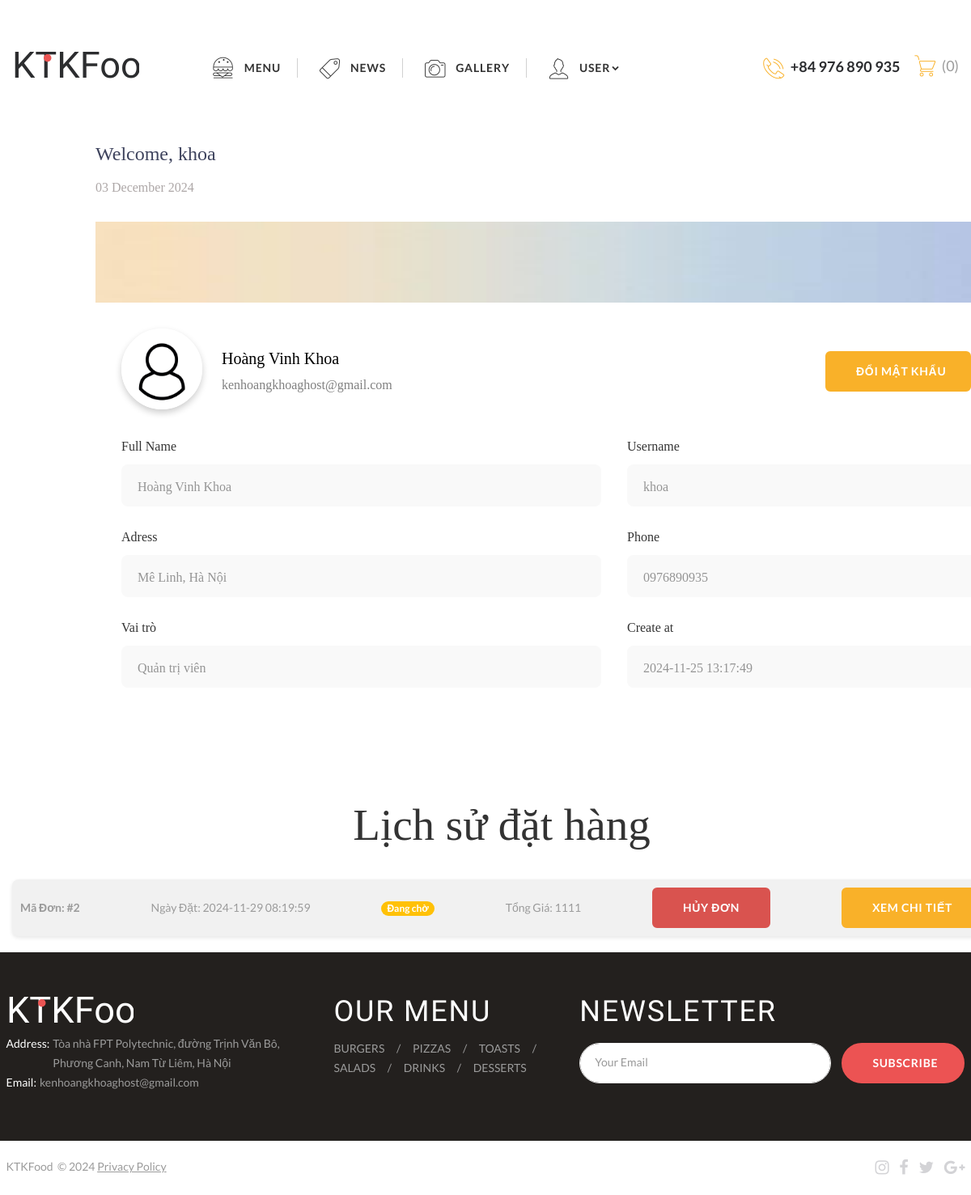
The page /?act=userprofile (signed in) on the database as committed earlier.
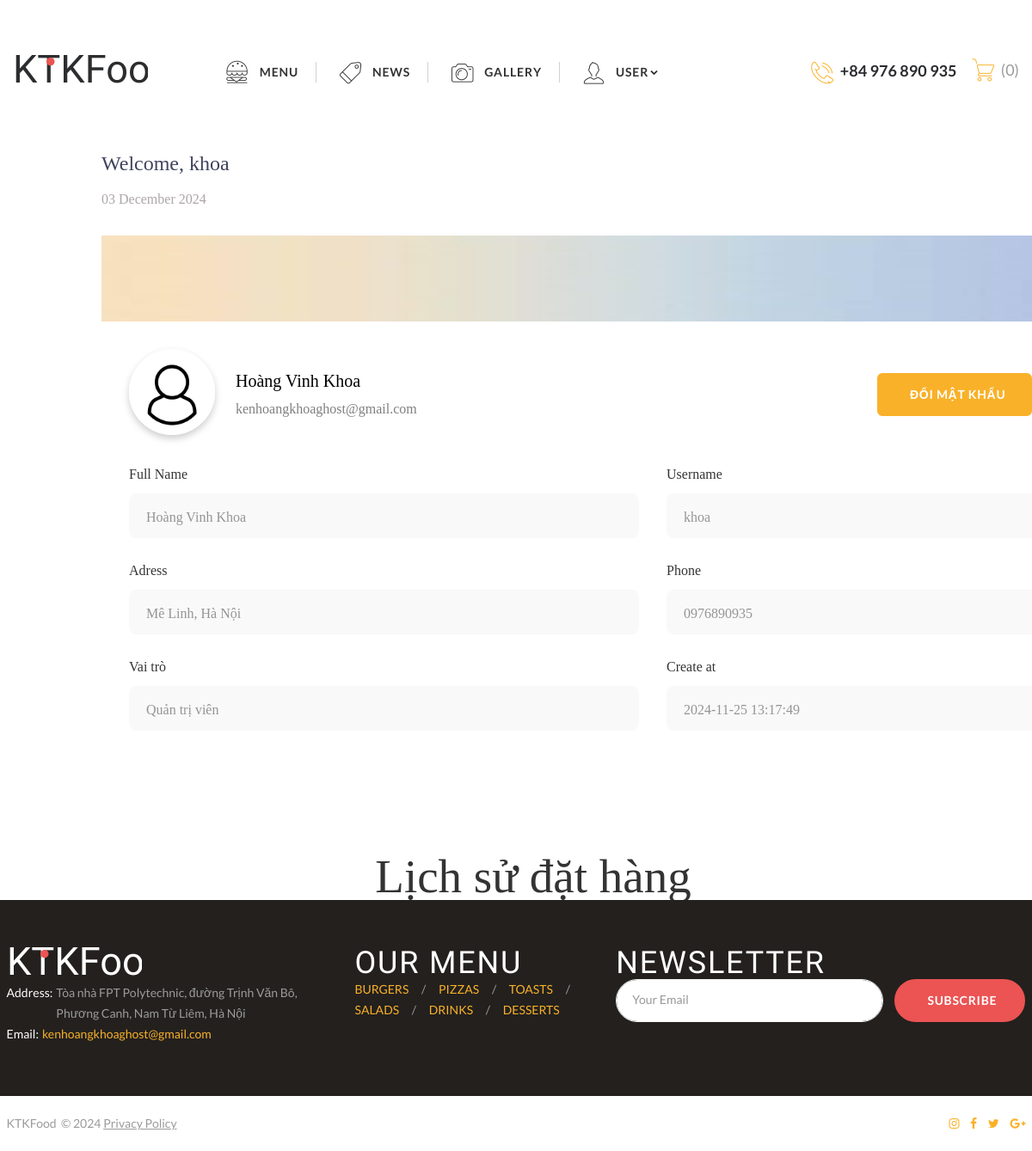
The same page on the database as committed later.
### tables this page shows
CREATE TABLE `account` (
  `user_id` int NOT NULL,
  `Name` varchar(100) NOT NULL,
  `username` varchar(100) NOT NULL,
  `password` varchar(100) NOT NULL,
  `adress` text NOT NULL,
  `phone` varchar(11) NOT NULL,
  `email` varchar(100) NOT NULL,
  `created_at` timestamp NOT NULL DEFAULT CURRENT_TIMESTAMP,
  `status` enum('Mở','Khóa') DEFAULT 'Mở',
  `role` enum('admin','user','shipper') NOT NULL
);

CREATE TABLE `userorder` (
  `order_id` int NOT NULL,
  `order_date` timestamp NOT NULL,
  `order_status` enum('pending','processing','completed','canceled') NOT NULL,
  `order_totalAmount` int NOT NULL,
  `discount_id` int NOT NULL,
  `discount_amount` int NOT NULL,
  `payment_method` enum('COD','online') NOT NULL,
  `shipping_fee` int NOT NULL,
  `shipping_status` enum('not_shipped','shipped','delivered','returned') NOT NULL,
  `user_id` int NOT NULL,
  `order_name` varchar(256) NOT NULL COMMENT 'người nhận hàng',
  `order_phoneNumber` int NOT NULL COMMENT 'số điện thoại người nhận',
  `order_address` varchar(256) NOT NULL COMMENT 'địa chỉ người nhận'
);

### config/conn.php (called while the page is built, shortened)
<?php
function connectDB()
{
    $host = "mysql:host=localhost;dbname=ktk;charset=utf8";
    $user = "root";
    $pass = "";
    try {
        $conn = new PDO($host, $user, $pass);
        return $conn;
    } catch (PDOException $e) {
        echo "lỗi kết nối " . $e->getMessage();
    }
}
?>

### model/client/userprofileModel.php (called while the page is built, shortened)
<?php
class userprofileModel
{
    public $conn;
    public function __construct()
    {
        $this->conn =  connectDB();
    }
    function userprofile($username)
    {
        $sql = "SELECT * FROM account where username = '$username'";
        return $this->conn->query($sql)->fetch();
    }
    function orderhistory($user_id)
    {
        $sql = "SELECT u.*, a.username
            FROM userorder u
            LEFT JOIN account a ON u.user_id = a.user_id
            WHERE u.user_id = '$user_id'";
        return $this->conn->query($sql)->fetchAll();
    }
    function getidbyusername($username)
    {
        $sql = "SELECT user_id FROM account WHERE username = '$username'";
        return $this->conn->query($sql)->fetchColumn();
    }
}

### views/client/userprofile.php (the view, shortened to what the rows shown need)
<!DOCTYPE html>
<html class="wide wow-animation" lang="en">
<head>
    <link rel="stylesheet" href="assets/css/bootstrap.css" />
    <link rel="stylesheet" href="assets/css/fonts.css" />
    <link rel="stylesheet" href="assets/css/style.css" />
</head>
<body>
    <div class="page text-center">
        <?php
        require_once 'component/client/header.php'
        ?>
        <main class="page-content">
            <div style="width: 1024px; height: 824px; position: relative;">
                <div style="width: 233px; height: 72px; left: 118px; top: 32px; position: absolute">
                    <div style="left: 0px; top: 0px; position: absolute; color: #3E435D; font-size: 24px; font-family: Poppins; font-weight: 500; word-wrap: break-word">Welcome, <?= $userprofile['username'] ?></div>
                    <div style="left: 0px; top: 48px; position: absolute; color: #ADA7A7; font-size: 16px; font-family: Poppins; font-weight: 400; word-wrap: break-word"><?php echo date('d F Y'); ?></div>
                </div>
                <img style="width: 1282px; height: 100px; left: 118px; top: 136px; position: absolute" src="assets/images/c49569c230bae5019749505e1a535070.jpg" />
                <div>
                    <img style="width: 100px; height: 100px; left: 150px; top: 268px; position: absolute; border-radius: 9999px;
            overflow: hidden;
            box-shadow: 0 4px 8px rgba(0, 0, 0, 0.2);
            border: 4px solid #fff; " src="assets/images/avatar.jpg" />
                    <div style="width: 198px; height: 60px; left: 274px; top: 288px; position: absolute">
                        <div style="left: 0px; top: 0px; position: absolute; color: black; font-size: 20px; font-family: Poppins; font-weight: 500; word-wrap: break-word"><?= $userprofile['Name'] ?></div>
                        <div style="left: 0px; top: 36px; position: absolute; opacity: 0.50; color: black; font-size: 16px; font-family: Poppins; font-weight: 400; word-wrap: break-word"><?= $userprofile['email'] ?></div>
                    </div>
                    <div style="width: 180px; left: 1020px; top: 296px; position: absolute">
                        <button style="width: 180px;" class="btn btn-primary" data-bs-toggle="modal" data-bs-target="#updatepassModal">Đổi mật khẩu</button>
                    </div>
                </div>
                <div>
                    <div style="left: 150px; top: 400px; position: absolute; opacity: 0.80; color: black; font-size: 16px; font-family: Poppins; font-weight: 400; word-wrap: break-word">Full Name</div>
                    <div style="width: 593px; height: 52px; left: 150px; top: 436px; position: absolute; background: #F9F9F9; border-radius: 8px"></div>
                    <div style="left: 170px; top: 450px; position: absolute; opacity: 0.40; color: black; font-size: 16px; font-family: Poppins; font-weight: 400; word-wrap: break-word"><?= $userprofile['Name'] ?></div>
                </div>
                <div>
                    <div style="left: 150px; top: 512px; position: absolute; opacity: 0.80; color: black; font-size: 16px; font-family: Poppins; font-weight: 400; word-wrap: break-word">Adress</div>
                    <div style="width: 593px; height: 52px; left: 150px; top: 548px; position: absolute; background: #F9F9F9; border-radius: 8px"></div>
                    <div style="left: 170px; top: 562px; position: absolute; opacity: 0.40; color: black; font-size: 16px; font-family: Poppins; font-weight: 400; word-wrap: break-word"><?= $userprofile['adress'] ?></div>
                </div>
                <div>
                    <div style="left: 150px; top: 624px; position: absolute; opacity: 0.80; color: black; font-size: 16px; font-family: Poppins; font-weight: 400; word-wrap: break-word">Vai trò</div>
                    <div style="width: 593px; height: 52px; left: 150px; top: 660px; position: absolute; background: #F9F9F9; border-radius: 8px"></div>
                    <div style="left: 170px; top: 674px; position: absolute; opacity: 0.40; color: black; font-size: 16px; font-family: Poppins; font-weight: 400; word-wrap: break-word"><?php
                                                                                                                                                                                            if ($userprofile['role'] === 'admin') {
                                                                                                                                                                                                echo 'Quản trị viên';
                                                                                                                                                                                            } else {
                                                                                                                                                                                                echo 'Người dùng';
                                                                                                                                                                                            } ?></div>
                </div>
                <div>
                    <div style="left: 775px; top: 400px; position: absolute; opacity: 0.80; color: black; font-size: 16px; font-family: Poppins; font-weight: 400; word-wrap: break-word">Username</div>
                    <div style="width: 593px; height: 52px; left: 775px; top: 436px; position: absolute; background: #F9F9F9; border-radius: 8px"></div>
                    <div style="left: 795px; top: 450px; position: absolute; opacity: 0.40; color: black; font-size: 16px; font-family: Poppins; font-weight: 400; word-wrap: break-word"><?= $userprofile['username'] ?></div>
                </div>
                <div>
                    <div style="left: 775px; top: 512px; position: absolute; opacity: 0.80; color: black; font-size: 16px; font-family: Poppins; font-weight: 400; word-wrap: break-word">Phone</div>
                    <div style="width: 593px; height: 52px; left: 775px; top: 548px; position: absolute; background: #F9F9F9; border-radius: 8px"></div>
                    <div style="left: 795px; top: 562px; position: absolute; opacity: 0.40; color: black; font-size: 16px; font-family: Poppins; font-weight: 400; word-wrap: break-word"><?= $userprofile['phone'] ?></div>
                </div>
                <div>
                    <div style="left: 775px; top: 624px; position: absolute; opacity: 0.80; color: black; font-size: 16px; font-family: Poppins; font-weight: 400; word-wrap: break-word">Create at</div>
                    <div style="width: 593px; height: 52px; left: 775px; top: 660px; position: absolute; background: #F9F9F9; border-radius: 8px"></div>
                    <div style="left: 795px; top: 674px; position: absolute; opacity: 0.40; color: black; font-size: 16px; font-family: Poppins; font-weight: 400; word-wrap: break-word"><?= $userprofile['created_at'] ?></div>
                </div>
        </main>
        <div class="container-fluid">
            <h3 class="order-management-header">Lịch sử đặt hàng</h3>
            <?php
            foreach ($data as $key => $rows) {
            ?>
                <div class="order-card">
                    <div class="card-body">
                        <div class="order-details">
                            <div>
                                <strong>Mã Đơn: #<?= $rows['order_id'] ?></strong>
                            </div>
                            <div>
                                Ngày Đặt: <?= $rows['order_date'] ?>
                            </div>
                            <div>
                                <?php
                                if ($rows['order_status'] === 'pending') {
                                    echo '<span class="badge bg-warning">Đang chờ</span>';
                                } elseif ($rows['order_status'] === 'processing') {
                                    echo '<span class="badge bg-primary">Đang xử lý</span>';
                                } elseif ($rows['order_status'] === 'completed') {
                                    echo '<span class="badge bg-success">Hoàn thành</span>';
                                } elseif ($rows['order_status'] === 'canceled') {
                                    echo '<span class="badge bg-danger">Hủy bỏ</span>';
                                } else {
                                    echo '<span class="badge bg-secondary">Không xác định</span>';
                                }
                                ?>
                            </div>
                            <div>
                                Tổng Giá: <?= $rows['order_totalAmount'] ?>
                            </div>
                            <?php
                            if ($rows['order_status'] === 'processing' || $rows['order_status'] === 'pending') {
                            ?>
                                <div>
                                    <a href="?act=cancelorder&id=<?= $rows['order_id'] ?>"><button class="btn btn-danger">Hủy đơn</button></a>
                                </div>
                            <?php } ?>
                            <div>
                                <a href="?act=detail&id=<?= $rows['order_id'] ?>"><button class="btn btn-primary">
                                        Xem Chi Tiết
                                    </button></a>
                            <?php } ?>
                            </div>
                        </div>
                    </div>
                </div>
        </div>
        <?php require_once 'component/client/footer.php' ?>
    </div>
</body>
</html>

Rows that differ between the two databases and show on the page:
removed userorder: order_id "2", order_date "2024-11-29 08:19:59", order_status "Đang chờ", order_totalAmount "1111"
